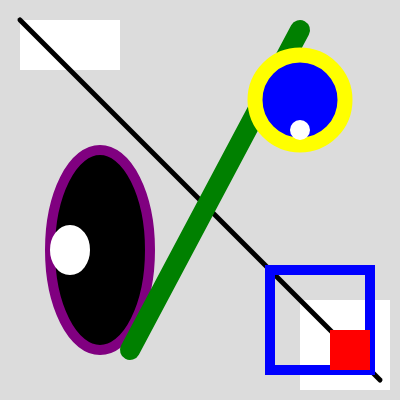
Frame 1 (no input)
Frame 60 (no input): identical to frame 1, image omitted
Frame 120 (the mouse pressed at the canvas centre since frame 60): identical to frame 1, image omitted

The p5.js sketch that drew this single still picture (run headless with seeded random() and noise() and a simulated clock; from frame 60 on, the mouse is pressed at the canvas centre):

// p5.js sketch
// ── sketch.js
function setup() {
  createCanvas(400, 400);
}

function draw() {

  background(220);

  fill("white")
  noStroke()
  rect(20, 20, 100, 50)

  noStroke()
  fill("white")
  square(300, 300, 90)

  stroke("black")
  noFill()
  strokeWeight(5)
  line(20, 20, 380, 380)

  stroke("purple")
  fill("black")
  strokeWeight(10)
  ellipse(100, 250, 100, 200)

  stroke("white")
  fill("white")
  strokeWeight(10)
  ellipse(70, 250, 30, 40)

  stroke("green")
  noFill()
  strokeWeight(20)
  line(130, 350, 300, 30)

  stroke("yellow")
  fill("blue")
  strokeWeight(15)
  circle(300, 100, 90)

  noStroke()
  fill("white")
  circle(300, 130, 20)

  stroke("blue")
  noFill()
  strokeWeight(10)
  square(270, 270, 100)

  noStroke()
  fill("red")
  square(330, 330, 40)

}
